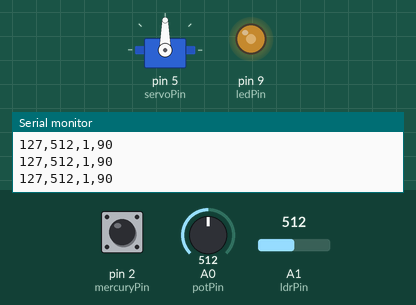
This sketch was run on a simulated Arduino Uno, built with avr-gcc and run on an emulated ATmega328P. On the bench: servo, output pins drawn as LEDs (lit = HIGH), the last lines printed to the serial monitor. The inputs (shaded band) are chosen by the test bench; at power-on: A0 (potPin) = 512, pin 2 (mercuryPin) HIGH, A1 (ldrPin) = 512.

Above: at 1.2 s.
1.3 s: A0 (potPin) set to 716
At 2.1 s:
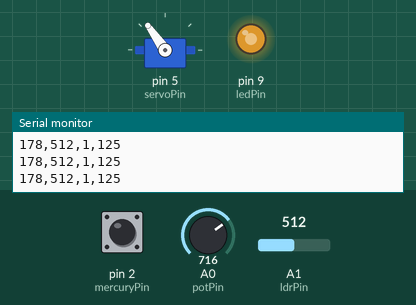
2.8 s: pin 2 (mercuryPin) pulled LOW for 0.15 s
At 2.88 s:
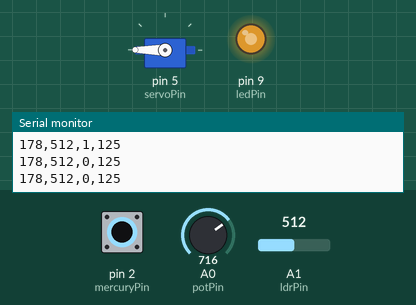
4.4 s: A0 (potPin) set to 584
At 4.9 s:
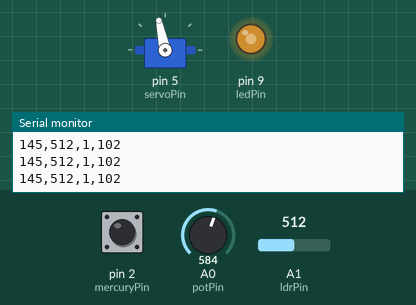
5.9 s: A0 (potPin) set to 555
At 6.4 s:
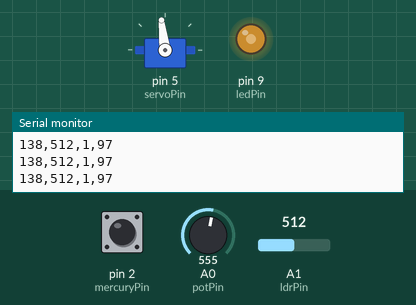
7.4 s: A0 (potPin) set to 411
At 8.6 s:
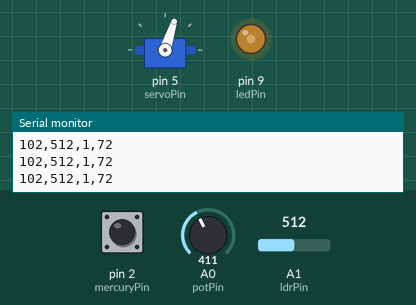
8.9 s: A0 (potPin) set to 387
At 10.1 s:
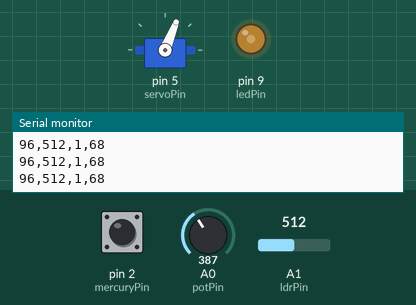
Timing chart, 0 to 11.4 s (numbered marks = the images above; inputs shaded):
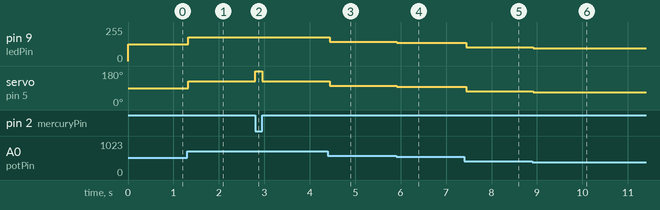

The sketch:

sketch_mar23a.ino
```cpp
#include <Servo.h>

const int potPin = A0;  // 可變電阻
const int ledPin = 9;   // LED
const int ldrPin = A1;  // 光敏電阻
const int mercuryPin = 2; // 水銀開關
const int servoPin = 5;  // 伺服馬達

Servo myServo;

void setup() {
  pinMode(ledPin, OUTPUT);
  pinMode(mercuryPin, INPUT_PULLUP);
  myServo.attach(servoPin);
  Serial.begin(9600);
}

void loop() {
  int potValue = analogRead(potPin);
  int brightness = map(potValue, 0, 1023, 0, 255);
  analogWrite(ledPin, brightness);

  int ldrValue = analogRead(ldrPin);
  int mercuryState = digitalRead(mercuryPin); // 0 = 傾斜, 1 = 正常

  // 伺服馬達角度根據可變電阻調整
  int servoAngle = map(potValue, 0, 1023, 0, 180);

  // 若水銀開關傾斜，馬達擺動到特定位置
  if (mercuryState == 0) {
    myServo.write(180);
  } else {
    myServo.write(servoAngle);
  }

  Serial.print(brightness);
  Serial.print(",");
  Serial.print(ldrValue);
  Serial.print(",");
  Serial.print(mercuryState);
  Serial.print(",");
  Serial.println(servoAngle);

  delay(50);
}
```

Measured:
- after the input at 1.3 s, pin 9 (ledPin): 127/255 → 178/255 at once; servo on pin 5 (servoPin): 90° → 125° at once
- after the input at 2.8 s, servo on pin 5 (servoPin): 125° → 180° at once, → 125° 0.15 s later
- after the input at 4.4 s, pin 9 (ledPin): 178/255 → 145/255 at once; servo on pin 5 (servoPin): 125° → 102° at once
- after the input at 5.9 s, pin 9 (ledPin): 145/255 → 138/255 at once; servo on pin 5 (servoPin): 102° → 97° at once
- after the input at 7.4 s, pin 9 (ledPin): 138/255 → 102/255 at once; servo on pin 5 (servoPin): 97° → 72° at once
- after the input at 8.9 s, pin 9 (ledPin): 102/255 → 96/255 at once; servo on pin 5 (servoPin): 72° → 68° at once
